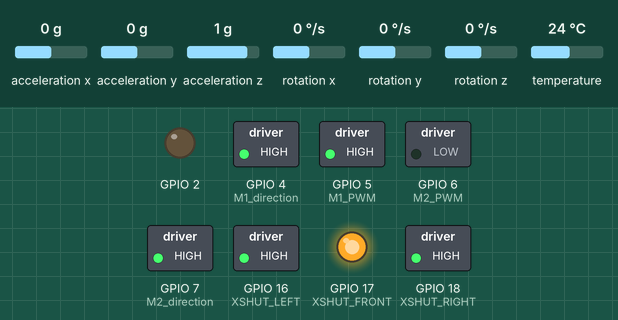
This sketch was run on a simulated ESP32-S3. On the bench: switched loads named in the sketch (green lamp = pin HIGH), output pins drawn as LEDs (lit = HIGH). Inputs (shaded band) come from the test bench; at power-on: rotation z 0 °/s, acceleration x 0 g, acceleration y 0 g, acceleration z 1 g, rotation x 0 °/s, rotation y 0 °/s, temperature 24 °C. What the sketch prints to the serial monitor is not drawn.

Above: at 6.8 s.
6.9 s: rotation z set to -114 °/s
At 7.7 s:
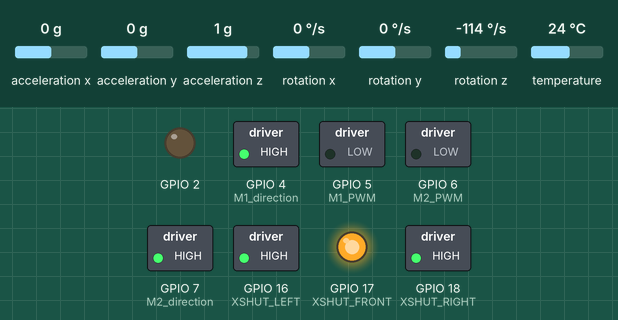
9.4 s: rotation z set to -126 °/s
At 10.5 s:
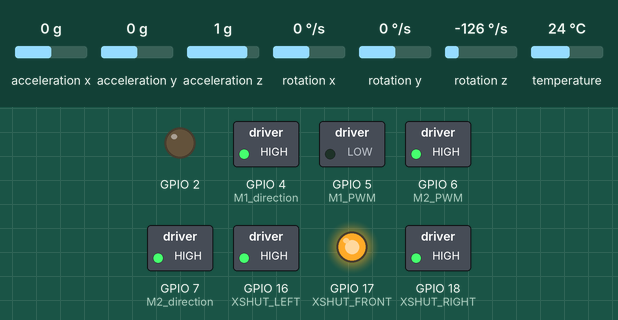
At 12.3 s:
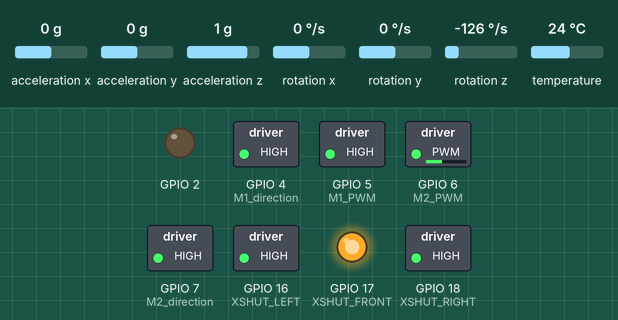
12.4 s: rotation z set to 100 °/s
Timing chart, 0 to 16.9 s (numbered marks = the images above; inputs shaded):
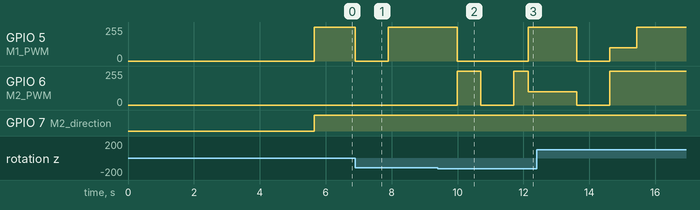

Measured:
- the behaviour switches between -120 and -121 °/s on rotation z (found by bisection; images 1 and 2)
- after the input at 6.9 s, GPIO 5 (M1_PWM): 255/255 → 0/255 at once, → 255/255 1.0 s later
- after the input at 9.4 s, GPIO 5 (M1_PWM): 255/255 → 0/255 after 0.59 s instead of 0.66 s

The sketch:

micromouse_motion_control.ino
```cpp
#include <Wire.h>
#include <Adafruit_MPU6050.h>
#include <Adafruit_Sensor.h>
#include <Adafruit_VL53L0X.h>


// Global variables
Adafruit_MPU6050 mpu;


// Motor pins
const int M1_direction = 4;
const int M1_PWM       = 5;
const int M2_direction = 7;
const int M2_PWM       = 6;

const int optical_sensor = A0;


//distance sensors
Adafruit_VL53L0X sensor_left;
Adafruit_VL53L0X sensor_front;
Adafruit_VL53L0X sensor_right;

#define XSHUT_LEFT   16
#define XSHUT_FRONT  17
#define XSHUT_RIGHT  18

#define ADDRESS_LEFT   0x30
#define ADDRESS_FRONT  0x31
#define ADDRESS_RIGHT  0x32

// PID constants
#define MAX_CORRECTION 300.0
#define PWM_MAX        1000.0
#define ERROR_BAND     0.5
#define INTEGRAL_LIMIT 10.0

double base_pwm = 500;


// IMU variables
double gyro_bias = 0.0;
double angle = 0.0;

unsigned long previous_time;


// --------------------------------------------------
// SETUP
// --------------------------------------------------

void setup()
{
    Serial.begin(9600);

    // I2C
    Wire.begin();


     // --------------------------------------------------
    // VL53L0X INITIALISATION
    // --------------------------------------------------

    pinMode(XSHUT_LEFT, OUTPUT);
    pinMode(XSHUT_FRONT, OUTPUT);
    pinMode(XSHUT_RIGHT, OUTPUT);

    // Turn all sensors off
    digitalWrite(XSHUT_LEFT, LOW);
    digitalWrite(XSHUT_FRONT, LOW);
    digitalWrite(XSHUT_RIGHT, LOW);

    delay(10);


    // LEFT SENSOR
    digitalWrite(XSHUT_LEFT, HIGH);
    delay(10);

    if (!sensor_left.begin(ADDRESS_LEFT))
    {
        Serial.println("Left VL53L0X not found!");
        while (1);
    }


    // FRONT SENSOR
    digitalWrite(XSHUT_FRONT, HIGH);
    delay(10);

    if (!sensor_front.begin(ADDRESS_FRONT))
    {
        Serial.println("Front VL53L0X not found!");
        while (1);
    }


    // RIGHT SENSOR
    digitalWrite(XSHUT_RIGHT, HIGH);
    delay(10);

    if (!sensor_right.begin(ADDRESS_RIGHT))
    {
        Serial.println("Right VL53L0X not found!");
        while (1);
    }

    Serial.println("All VL53L0X sensors found!");

    // --------------------------------------------------
    // MPU-6050 INITIALISATION
    // --------------------------------------------------

    if (!mpu.begin(0x68))
    {
        Serial.println("MPU6050 not found!");
        while (1);
    }

    Serial.println("MPU6050 found!");

    // Gyroscope range
    mpu.setGyroRange(MPU6050_RANGE_500_DEG);

    // Filter
    mpu.setFilterBandwidth(MPU6050_BAND_21_HZ);


    // --------------------------------------------------
    // MOTOR INITIALISATION
    // --------------------------------------------------

    pinMode(M1_direction, OUTPUT);
    pinMode(M1_PWM, OUTPUT);

    pinMode(M2_direction, OUTPUT);
    pinMode(M2_PWM, OUTPUT);

    pinMode(2, OUTPUT);


    // --------------------------------------------------
    // GYRO CALIBRATION
    // --------------------------------------------------

    Serial.println("Keep mouse completely still...");
    delay(2000);

    calibrate_gyro();

    Serial.println("Calibration complete.");

    previous_time = micros();
}


// --------------------------------------------------
// MAIN LOOP
// --------------------------------------------------

void loop()
{

    //test motors//
        // Motor speeds calculated by PID
        double left_pwm=500;
        double right_pwm=500;
           // Drive both motors forward
        digitalWrite(M1_direction, HIGH);
        digitalWrite(M2_direction, HIGH);

        // Apply PID-adjusted speeds
        analogWrite(M1_PWM, left_pwm);
        analogWrite(M2_PWM, right_pwm);
    //////////////////////////////////

    //test turning//////////////////////
    turn_right(90);

    delay(1000);

    turn_right(180);


    turn_left(90);

    delay(1000);

    turn_left(180);

/////////////////////////////////////

//////arc turns////////////////////
        arc_turn_right(90);

        delay(1000);

        arc_turn_left(90);

////////////////////////////////////


///////////PID test/////////////////


drive_forward();

///////////////////////////////////
}


// --------------------------------------------------
// GYRO CALIBRATION
// --------------------------------------------------

void calibrate_gyro()
{
    double total = 0.0;

    const int samples = 500;

    for (int i = 0; i < samples; i++)
    {
        sensors_event_t accel;
        sensors_event_t gyro;
        sensors_event_t temp;

        mpu.getEvent(&accel, &gyro, &temp);

        // Gyro Z is in radians/second
        total += gyro.gyro.z;

        delay(5);
    }

    gyro_bias = total / samples;

    Serial.print("Gyro bias: ");
    Serial.println(gyro_bias);
}


// --------------------------------------------------
// UPDATE ORIENTATION
// --------------------------------------------------

void update_orientation()
{
    sensors_event_t accel;
    sensors_event_t gyro;
    sensors_event_t temp;

    mpu.getEvent(&accel, &gyro, &temp);


    // Calculate elapsed time
    unsigned long current_time = micros();

    double dt = (current_time - previous_time) / 1000000.0;

    previous_time = current_time;


    // Remove gyro bias
    double gyro_z = gyro.gyro.z - gyro_bias;


    // Convert rad/s to degrees/s
    double gyro_degrees = gyro_z * 180.0 / PI;


    // Integrate gyro to obtain angle
    angle += gyro_degrees * dt;


    // Keep angle between 0 and 360 degrees
    if (angle >= 360.0)
        angle -= 360.0;

    if (angle < 0.0)
        angle += 360.0;
}


// --------------------------------------------------
// PID CONTROLLER
// --------------------------------------------------

void pid_controller(double target_orientation,
                    double current_orientation,
                    double base_pwm,
                    double *left_pwm,
                    double *right_pwm,
                    double *integral,
                    double *prev_error)
{
    double kp = 10.0;
    double ki = 20.0;
    double kd = 0.05;
    double dt = 0.001;

    double error;
    double derivative;
    double correction;


    *left_pwm = base_pwm;
    *right_pwm = base_pwm;


    error = current_orientation - target_orientation;


    // Inside the +-0.5 degree band
    if (fabs(error) < ERROR_BAND)
    {
        *prev_error = error;

        analogWrite(M1_PWM, *left_pwm);
        analogWrite(M2_PWM, *right_pwm);

        return;
    }


    *integral += error * dt;


    if (*integral > INTEGRAL_LIMIT)
        *integral = INTEGRAL_LIMIT;

    if (*integral < -INTEGRAL_LIMIT)
        *integral = -INTEGRAL_LIMIT;


    derivative = (error - *prev_error) / dt;

    *prev_error = error;


    correction = kp * error
               + ki * (*integral)
               + kd * derivative;


    if (error < 0.0)
        correction = -correction;


    if (correction < 0.0)
        correction = 0.0;

    if (correction > MAX_CORRECTION)
        correction = MAX_CORRECTION;


    if (error > 0.0)
        *right_pwm += correction;
    else
        *left_pwm += correction;


    if (*left_pwm > PWM_MAX)
        *left_pwm = PWM_MAX;

    if (*right_pwm > PWM_MAX)
        *right_pwm = PWM_MAX;


    analogWrite(M1_PWM, *left_pwm);
    analogWrite(M2_PWM, *right_pwm);
}


//uses the PID to mke it drive straight by checking the difference between current gyro reading and desired gyro reading
void drive_forward()
{
    // Set the target orientation to the direction
    // the mouse is facing when it starts
    double target_orientation = orientation();

    // PID variables
    double integral = 0.0;
    double prev_error = 0.0;

    while (true)
    {
        // Update IMU
        update_orientation();

        // Get current orientation
        double current_orientation = orientation();

        // Motor speeds calculated by PID
        double left_pwm;
        double right_pwm;

        // Run PID controller
        pid_controller(
            target_orientation,
            current_orientation,
            base_pwm,
            &left_pwm,
            &right_pwm,
            &integral,
            &prev_error
        );

        // Drive both motors forward
        digitalWrite(M1_direction, HIGH);
        digitalWrite(M2_direction, HIGH);

        // Apply PID-adjusted speeds
        analogWrite(M1_PWM, left_pwm);
        analogWrite(M2_PWM, right_pwm);
    }
}
// --------------------------------------------------
// TURN RIGHT
// --------------------------------------------------

void turn_right(int degrees)
{
    int starting_orientation = orientation();

    int goal_orientation = starting_orientation + degrees;


    if (goal_orientation > 359)
        goal_orientation -= 360;


    if (starting_orientation > goal_orientation)
    {
        while (orientation() > 10)
        {
            update_orientation();

            digitalWrite(M1_direction, HIGH);
            digitalWrite(M2_direction, HIGH);

            analogWrite(M1_PWM, base_pwm);
            analogWrite(M2_PWM, 0);
        }
    }


    while (orientation() < goal_orientation)
    {
        update_orientation();

        digitalWrite(M1_direction, HIGH);
        digitalWrite(M2_direction, HIGH);

        analogWrite(M1_PWM, base_pwm);
        analogWrite(M2_PWM, 0);
    }


    stop_motors();
}


//arc turn right
void arc_turn_right(int degrees)
{
    int starting_orientation = orientation();

    int goal_orientation = starting_orientation + degrees;


    if (goal_orientation > 359)
        goal_orientation -= 360;


    if (starting_orientation > goal_orientation)
    {
        while (orientation() > 10)
        {
            update_orientation();

            digitalWrite(M1_direction, HIGH);
            digitalWrite(M2_direction, HIGH);

            analogWrite(M1_PWM, base_pwm);
            analogWrite(M2_PWM, 100); //value needs testing
        }
    }


    while (orientation() < goal_orientation)
    {
        update_orientation();

        digitalWrite(M1_direction, HIGH);
        digitalWrite(M2_direction, HIGH);

        analogWrite(M1_PWM, base_pwm);
        analogWrite(M2_PWM, 100);  //value needs testing
    }


    stop_motors();
}


// --------------------------------------------------
// TURN LEFT
// --------------------------------------------------

void turn_left(int degrees)
{
    int starting_orientation = orientation();

    int goal_orientation = starting_orientation - degrees;


    if (goal_orientation < 0)
        goal_orientation += 360;


    if (starting_orientation < goal_orientation)
    {
        while (orientation() <= 350)
        {
            update_orientation();

            digitalWrite(M1_direction, HIGH);
            digitalWrite(M2_direction, HIGH);

            analogWrite(M1_PWM, 0);
            analogWrite(M2_PWM, base_pwm);
        }
    }


    while (orientation() > goal_orientation)
    {
        update_orientation();

        digitalWrite(M1_direction, HIGH);
        digitalWrite(M2_direction, HIGH);

        analogWrite(M1_PWM, 0);
        analogWrite(M2_PWM, base_pwm);
    }


    stop_motors();
}


void arc_turn_left(int degrees)
{
    int starting_orientation = orientation();

    int goal_orientation = starting_orientation - degrees;


    if (goal_orientation < 0)
        goal_orientation += 360;


    if (starting_orientation < goal_orientation)
    {
        while (orientation() <= 350)
        {
            update_orientation();

            digitalWrite(M1_direction, HIGH);
            digitalWrite(M2_direction, HIGH);

            analogWrite(M1_PWM, 100);//value needs testing
            analogWrite(M2_PWM, base_pwm);
        }
    }


    while (orientation() > goal_orientation)
    {
        update_orientation();

        digitalWrite(M1_direction, HIGH);
        digitalWrite(M2_direction, HIGH);

        analogWrite(M1_PWM, 100);//value needs testing
        analogWrite(M2_PWM, base_pwm);
    }


    stop_motors();
}

// --------------------------------------------------
// STOP MOTORS
// --------------------------------------------------

void stop_motors()
{
    analogWrite(M1_PWM, 0);
    analogWrite(M2_PWM, 0);
}


// --------------------------------------------------
// ORIENTATION
// --------------------------------------------------

int orientation()
{
    return (int)angle;
}
```
